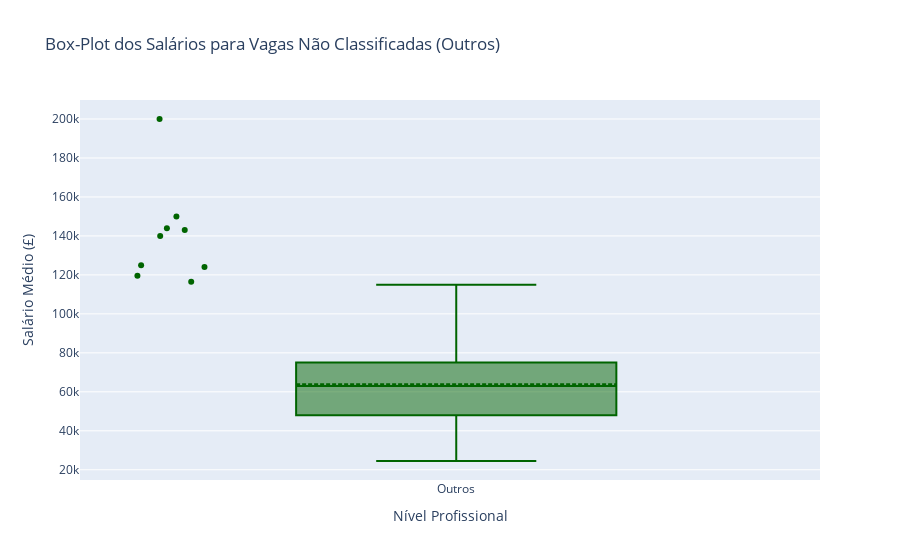
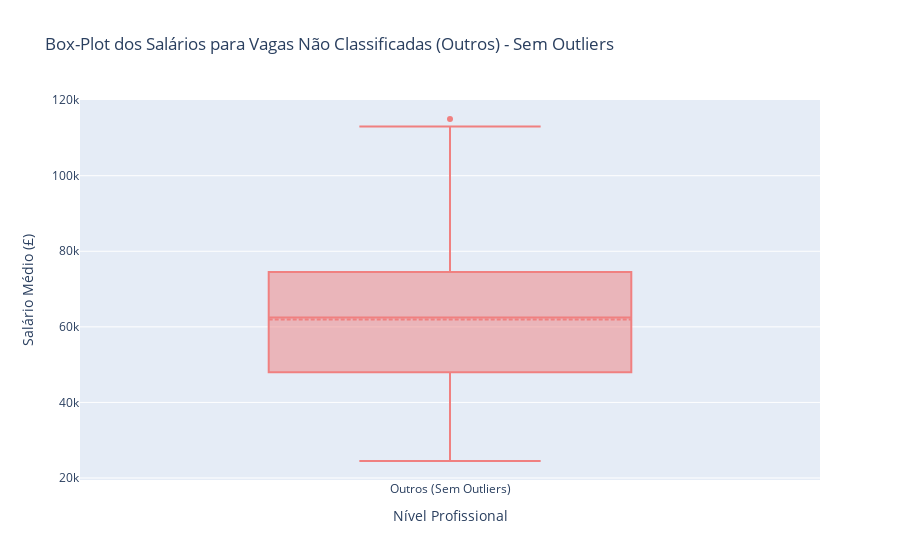

Notebook cell for these charts, in order:
### Code cell
# Filtrar as vagas que não foram classificadas como Junior, Mid-Level ou Senior
# Supondo que já temos os DataFrames de Junior, Pleno e Senior
classified_jobs = pd.concat([junior_jobs_with_salary, mid_level_jobs_with_salary, senior_jobs_with_salary])
unclassified_jobs = data[~data.index.isin(classified_jobs.index)]  # Vagas restantes

# Exibir o número de vagas restantes
print(f"Número de vagas não classificadas (Outros): {unclassified_jobs.shape[0]}")

# Remover vagas sem salário para a análise (apenas as com salário)
unclassified_jobs_with_salary = unclassified_jobs[unclassified_jobs['Average Salary'].notnull()]

# Função para calcular a média e a mediana salarial
def calc_salary_stats(data):
    avg_salary = data['Average Salary'].mean()
    median_salary = data['Average Salary'].median()
    return avg_salary, median_salary

# Calcular média e mediana para as vagas restantes
others_avg_salary, others_median_salary = calc_salary_stats(unclassified_jobs_with_salary)

print(f"Média salarial (Outros): £{others_avg_salary:.2f}")
print(f"Mediana salarial (Outros): £{others_median_salary:.2f}")

# Box-plot para as vagas restantes
fig = go.Figure()

# Box-plot para vagas "Outros"
fig.add_trace(go.Box(
    y=unclassified_jobs_with_salary['Average Salary'],
    name='Outros',
    marker_color='darkgreen',
    boxmean=True,  # Exibir a média
    jitter=0.3,
    pointpos=-1.8,
))

# Ajustar o layout do gráfico
fig.update_layout(
    title="Box-Plot dos Salários para Vagas Não Classificadas (Outros)",
    yaxis_title="Salário Médio (£)",
    xaxis_title="Nível Profissional",
    boxmode='group',
)

# Exibir o gráfico
fig.show()

# Remover outliers nas vagas restantes usando a função remove_outliers (definida anteriormente)
unclassified_jobs_no_outliers = remove_outliers(unclassified_jobs_with_salary, 'Average Salary')

# Box-plot sem outliers para as vagas restantes
fig_no_outliers = go.Figure()

fig_no_outliers.add_trace(go.Box(
    y=unclassified_jobs_no_outliers['Average Salary'],
    name='Outros (Sem Outliers)',
    marker_color='lightcoral',
    boxmean=True,
))

# Ajustar o layout do gráfico sem outliers
fig_no_outliers.update_layout(
    title="Box-Plot dos Salários para Vagas Não Classificadas (Outros) - Sem Outliers",
    yaxis_title="Salário Médio (£)",
    xaxis_title="Nível Profissional",
    boxmode='group',
)

# Exibir o gráfico sem outliers
fig_no_outliers.show()

### Figure 1 — Plotly figure (JSON) as saved in the notebook; plotly's stock layout.template omitted (floating-point values rounded to 4 significant figures; data arrays with more than 128 entries replaced by an {"elided": "..."} marker saying what was removed)
{"data": [{"boxmean": true, "jitter": 0.3, "marker": {"color": "darkgreen"}, "name": "Outros", "pointpos": -1.8, "type": "box", "y": {"elided": "363 int values"}}], "layout": {"boxmode": "group", "title": {"text": "Box-Plot dos Salários para Vagas Não Classificadas (Outros)"}, "xaxis": {"title": {"text": "Nível Profissional"}}, "yaxis": {"title": {"text": "Salário Médio (£)"}}}}

### Figure 2 — Plotly figure (JSON) as saved in the notebook; plotly's stock layout.template omitted (floating-point values rounded to 4 significant figures; data arrays with more than 128 entries replaced by an {"elided": "..."} marker saying what was removed)
{"data": [{"boxmean": true, "marker": {"color": "lightcoral"}, "name": "Outros (Sem Outliers)", "type": "box", "y": {"elided": "354 int values"}}], "layout": {"boxmode": "group", "title": {"text": "Box-Plot dos Salários para Vagas Não Classificadas (Outros) - Sem Outliers"}, "xaxis": {"title": {"text": "Nível Profissional"}}, "yaxis": {"title": {"text": "Salário Médio (£)"}}}}
